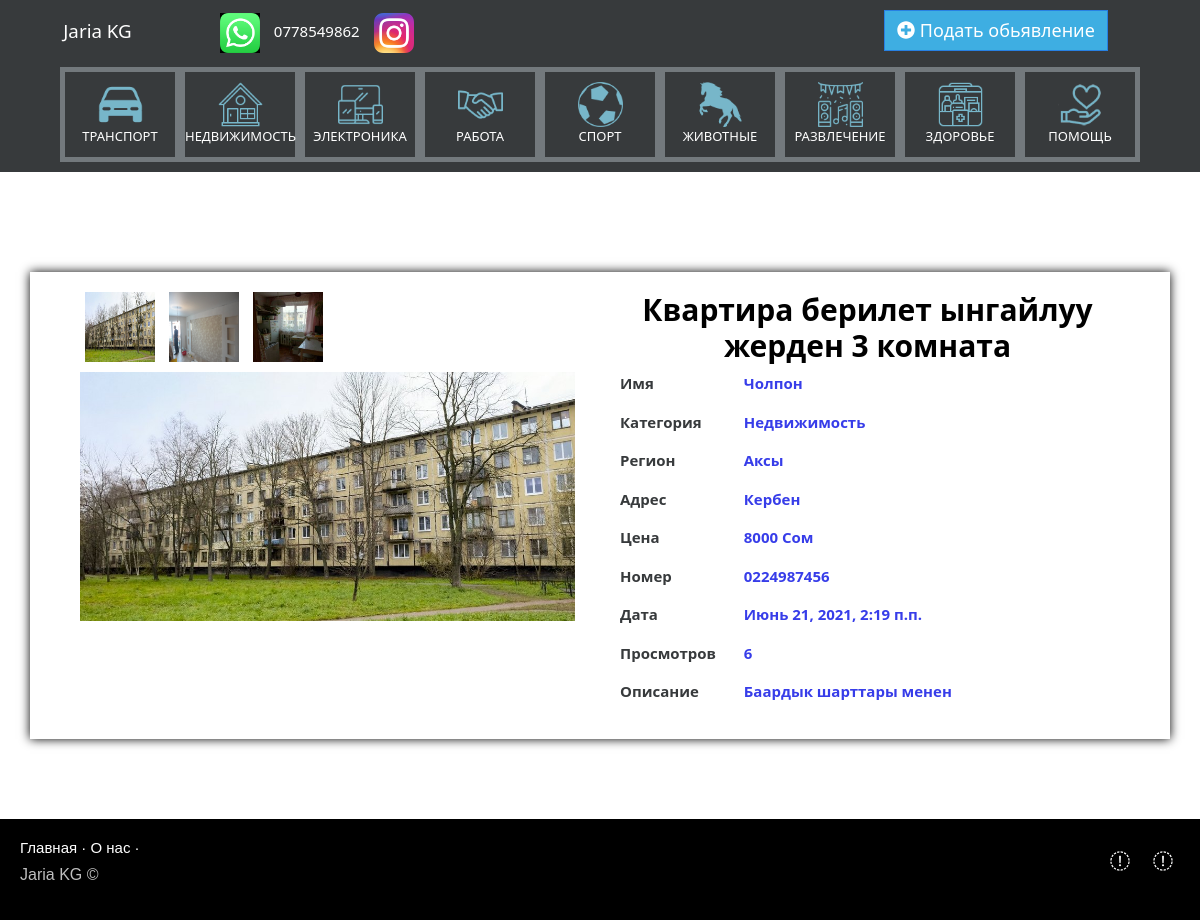
Screenshot of /ad/20 with the database file from the repository.
### doska/models.py (models this page shows, shortened)
class Category(models.Model):
    title=models.CharField('Имя категории',max_length=100,null=False,blank=False)
    parent=models.ForeignKey('self',on_delete=models.SET_NULL,null=True,blank=True)
    url=models.SlugField(max_length=100,unique=True)
    icon=models.ImageField(upload_to='icons/',null=True,blank=True)
    def __str__(self):
        return self.title
    class Meta:
        verbose_name='Категория'
        verbose_name_plural='Категории'

class Images(models.Model):
    image=models.ImageField('Изображение',upload_to='upload_images/%Y/%m/%d/')
    ad=models.ForeignKey(Ad,on_delete=models.CASCADE,related_name='images',related_query_name='images')
    class Meta:
        verbose_name='Фото'
        verbose_name_plural='Фото'

class Ad(models.Model):
    title=models.CharField('Заголовок',max_length=150,null=False,blank=False)
    content=models.TextField('Описание',max_length=500,null=True,blank=True)
    category=models.ForeignKey(Category,on_delete=models.PROTECT,null=False,verbose_name='Категория')
    number=models.CharField('Тел. номер',null=False,blank=False,max_length=50)
    name=models.CharField('Имя',max_length=100,null=True,blank=True)
    region=models.ForeignKey(Region,on_delete=models.PROTECT,verbose_name='Регион',null=False,blank=False,default=None)
    address=models.CharField('Адрес',max_length=150,null=True,blank=True)
    price=models.PositiveIntegerField('Цена',help_text='0 = Договорная')
    valute=models.ForeignKey('Valute',related_name='valute_name' ,on_delete=models.SET_NULL,null=True,blank=True,verbose_name='Валюта')
    views=models.PositiveIntegerField('Просмотры',default=0)
    is_active=models.BooleanField('Активация',default=False)
    is_vip=models.BooleanField('Статус VIP',default=False)
    date=models.DateTimeField('Дата',auto_now_add=True)
    class Meta:
        verbose_name='Обьявление'
        verbose_name_plural='Обьявлении'

class Region(models.Model):
    title=models.CharField('Регион',max_length=50)
    is_active=models.BooleanField('Активация')
    def __str__(self):
        return self.title
    class Meta:
        verbose_name = 'Регион'
        verbose_name_plural = 'Регионы'

class Valute(models.Model):
    title=models.CharField('Валюта',max_length=30)
    def __str__(self):
        return self.title
    class Meta:
        verbose_name = 'Валюта'
        verbose_name_plural = 'Валюты'

### doska/views.py (the view)
# urls.py: path('ad/<int:pk>',AdView.as_view(),name='ad_detail'),
class AdView(DetailView):
    model = Ad
    template_name = 'ad.html'
    def get_object(self, queryset=None):
        item=super(AdView, self).get_object(queryset)
        item.views +=1
        item.save()
        return item
    def get_context_data(self, *, object_list=None, **kwargs):
        context=super().get_context_data(**kwargs)
        context['category_list'] = Category.objects.exclude(icon__isnull=True).exclude(icon__exact='')
        context['regions'] = Region.objects.exclude(is_active=False)
        return context

### templates/ad.html (shortened to what this page needs)
{% extends 'base.html' %}
{% load static %}
{% block custom_css %}
<link rel="stylesheet" type="text/css" href="{% static 'css/ad_style.css' %}">
{% endblock %}
{% block content %}
	<div id="main_content" class="container row" style="background-color: white">
	<div class="col-lg-6 col-md-6 col-sm-12 col-xs-12">
		<div class="col-12">
			{% for image in ad.images.all %}
			<img src="{{ image.image.url }}" class="image_ad_mini" onclick="myFunction(this);">
			{% endfor %}
		</div>
		<div class="col-12">
			{% if ad.images.all|length > 0  %}
		{% with ad.images.all|first as image %}
		<img id="expandedImg" class="image_ad img-responsive" src="{{ image.image.url }}">
		{% endwith %}
			{% else %}
                <img src="{% static 'icons/no_image.png' %}" id="expandedImg" class="image_ad img-responsive">
                {% endif %}
		</div>
	</div>
	<div class="col-lg-6 col-md-6 col-sm-12 col-xs-12 row" id="content_adphp">
		<div class="col-lg-12 col-md-12 col-sm-12 col-xs-12 right">
			<h2>{{ ad.title }}</h2>
		</div>
		<div class="col-md-12 col-lg-12 col-sm-12 col-xs-12 row" id="block_username">
			<div class="col-md-3 col-lg-3 col-sm-3 col-xs-3 left_block_text">
				<p>Имя</p>
			</div>
			<div class="col-md-9 col-lg-9 col-sm-9 col-xs-9 right">
				<p>{{ ad.name }}</p>
			</div>
		</div>
		<div class="col-md-12 col-lg-12 col-sm-12 col-xs-12 row" id="block_username">
			<div class="col-md-3 col-lg-3 col-sm-3 col-xs-3 left_block_text">
				<p>Категория</p>
			</div>
			<div class="col-md-9 col-lg-9 col-sm-9 col-xs-9 right">
				<p>{{ ad.category }}</p>
			</div>
		</div>
		<div class="col-md-12 col-lg-12 col-sm-12 col-xs-12 row" id="block_username">
			<div class="col-md-3 col-lg-3 col-sm-3 col-xs-3 left_block_text">
				<p>Регион</p>
			</div>
			<div class="col-md-9 col-lg-9 col-sm-9 col-xs-9 right">
				<p>{{ ad.region }}</p>
			</div>
		</div>
		<div class="col-md-12 col-lg-12 col-sm-12 col-xs-12 row" id="block_username">
			<div class="col-md-3 col-lg-3 col-sm-3 col-xs-3 left_block_text">
				<p>Адрес</p>
			</div>
			<div class="col-md-9 col-lg-9 col-sm-9 col-xs-9 right">
				<p>{{ ad.address }}</p>
			</div>
		</div>
		<div class="col-md-12 col-lg-12 col-sm-12 col-xs-12 row " id="block_price ">
			<div class="col-md-3 col-lg-3 col-sm-3 col-xs-3 left_block_text">
				<p>Цена</p>
			</div>
			<div class="col-md-9 col-lg-9 col-sm-9 col-xs-9 right">
				{% if ad.price == 0 %}
					<p>Договорная</p>
				{% else %}
					<p>{{ ad.price }} {{ ad.valute }}</p>
				{% endif %}
			</div>
		</div>
		<div class="col-md-12 col-lg-12 col-sm-12 col-xs-12 row" id="block_phone ">
			<div class="col-md-3 col-lg-3 col-sm-3 col-xs-3 left_block_text">
				<p>Номер</p>
			</div>
			<div class="col-md-9 col-lg-9 col-sm-9 col-xs-9 right">
				<p>{{ ad.number }}</p>
			</div>
		</div>
		<div class="col-md-12 col-lg-12 col-sm-12 col-xs-12 row" id="block_date_release">
			<div class="col-md-3 col-lg-3 col-sm-3 col-xs-3 left_block_text">
				<p>Дата</p>
			</div>
			<div class="col-md-9 col-lg-9 col-sm-9 col-xs-9 right">
				<p>{{ ad.date }}</p>
			</div>
		</div>
		<div class="col-md-12 col-lg-12 col-sm-12 col-xs-12 row" id="block_views ">
			<div class="col-md-3 col-lg-3 col-sm-3 col-xs-3 left_block_text">
				<p>Просмотров</p>
			</div>
			<div class="col-md-9 col-lg-9 col-sm-9 col-xs-9 right">
				<p>{{ ad.views }}</p>
			</div>
		</div>
		<div class="col-md-12 col-lg-12 col-sm-12 col-xs-12 row" id="block_text ">
			<div class="col-md-3 col-lg-3 col-sm-3 col-xs-3 left_block_text">
				<p>Описание</p>
			</div>
			<div class="col-md-9 col-lg-9 col-sm-9 col-xs-9 right">
				<p>{{ ad.content }}</p>
			</div>
		</div>
	</div>
	</div>
{% endblock %}

### templates/base.html (shortened to what this page needs)
{% load static %}
<!DOCTYPE html>
<html>
<head>
    <link rel="stylesheet" href="{% static 'css/bootstrap.min.css' %}">
    <link rel="stylesheet" type="text/css" href="{% static 'css/index_style.css' %}">
    <link rel="stylesheet" type="text/css" href="{% static 'css/footer.css' %}">
    <link rel="stylesheet" type="text/css" href="{% static 'css/flaticon/flaticon.css' %}">
    <link rel="stylesheet" type="text/css" href="{% static 'css/nav_category.css' %}">
    {% block custom_css %}
    {% endblock %}
</head>
<body>
    {% block navbar  %}
        {% include 'includes/navbar.html' %}
    {% endblock %}
    {% block panel_cat  %}
        <div id="panel_cat" style="margin-top: 40px; background-color: #373a3c;">
        <ul class="nav panel-tabs">
            {% for category in category_list %}
            <a href="{% url 'category' category.pk %}">
                <li>
                    <img src="{{ category.icon.url }}">
                    <div>{{ category.title }}</div>
                </li>
            </a>
            {% endfor %}
        </ul>
</div>
    {% endblock %}
    {% block content %}
    {% endblock %}
    {% block footer  %}
        {% include 'includes/footer.html' %}
    {% endblock %}
</body>
</html>

### doska/static/css/index_style.css (style rules this page uses)
.row:after { content: ""; display: table; clear: both; }
li > img { max-height: 45px; }
a { color: #337ab7; text-decoration: none; }

### doska/static/css/nav_category.css (style rules this page uses)
.panel-tabs li:nth-child(1) { width: 120px;height: 95px; }
.panel-tabs li { text-align: center; padding: 10px 0 0 0; border:5px solid #73797D ; margin: auto; }
.panel-tabs { padding: 10px 5%; }
.panel-tabs a { color: white; font-size: 13px; font-weight: normal; text-transform: uppercase; margin: auto; }
.panel-tabs a { outline: none !important; text-decoration: none; -webkit-transition: all 0.3s ease 0s; -moz-transition: all 0.3s ease- 0s; -o-transition: all 0.3s ease 0s; transition: all 0.3s ease 0s; }

### doska/static/css/ad_style.css (style rules this page uses)
#main_content { margin: auto; margin-top: 100px; padding: 20px; padding-right: 10px; box-shadow: 0 0 10px black; }
.image_ad_mini { height: 70px; margin: 0 5px; margin-bottom:10px; width: 70px; }
.image_ad { width: 100%; max-height: 800px; margin:auto; }
#main_content h2 { color: black; text-align: center; font-weight: bolder; }
.left_block_text { text-align: right; font-weight: bolder; }
#content_adphp p { font-weight: bolder; text-align: start; }
.right p { color: #373DE9; }

### rows the page displays
Category: icon (picture), title "ТРАНСПОРТ"
Category: icon (picture), title "НЕДВИЖИМОСТЬ"
Category: icon (picture), title "ЭЛЕКТРОНИКА"
Category: icon (picture), title "РАБОТА"
Category: icon (picture), title "СПОРТ"
Category: icon (picture), title "ЖИВОТНЫЕ"
Category: icon (picture), title "РАЗВЛЕЧЕНИЕ"
Category: icon (picture), title "ЗДОРОВЬЕ"
Category: icon (picture), title "ПОМОЩЬ"
Images: image (picture)
Images: image (picture)
Images: image (picture)
Ad: title "Квартира берилет ынгайлуу жерден 3 комната", name "Чолпон", category "Недвижимость", region "Аксы", address "Кербен", price "8000", valute "Сом", number "0224987456", date "Июнь 21, 2021, 2:19 п.п.", views "6", content "Баардык шарттары менен"
